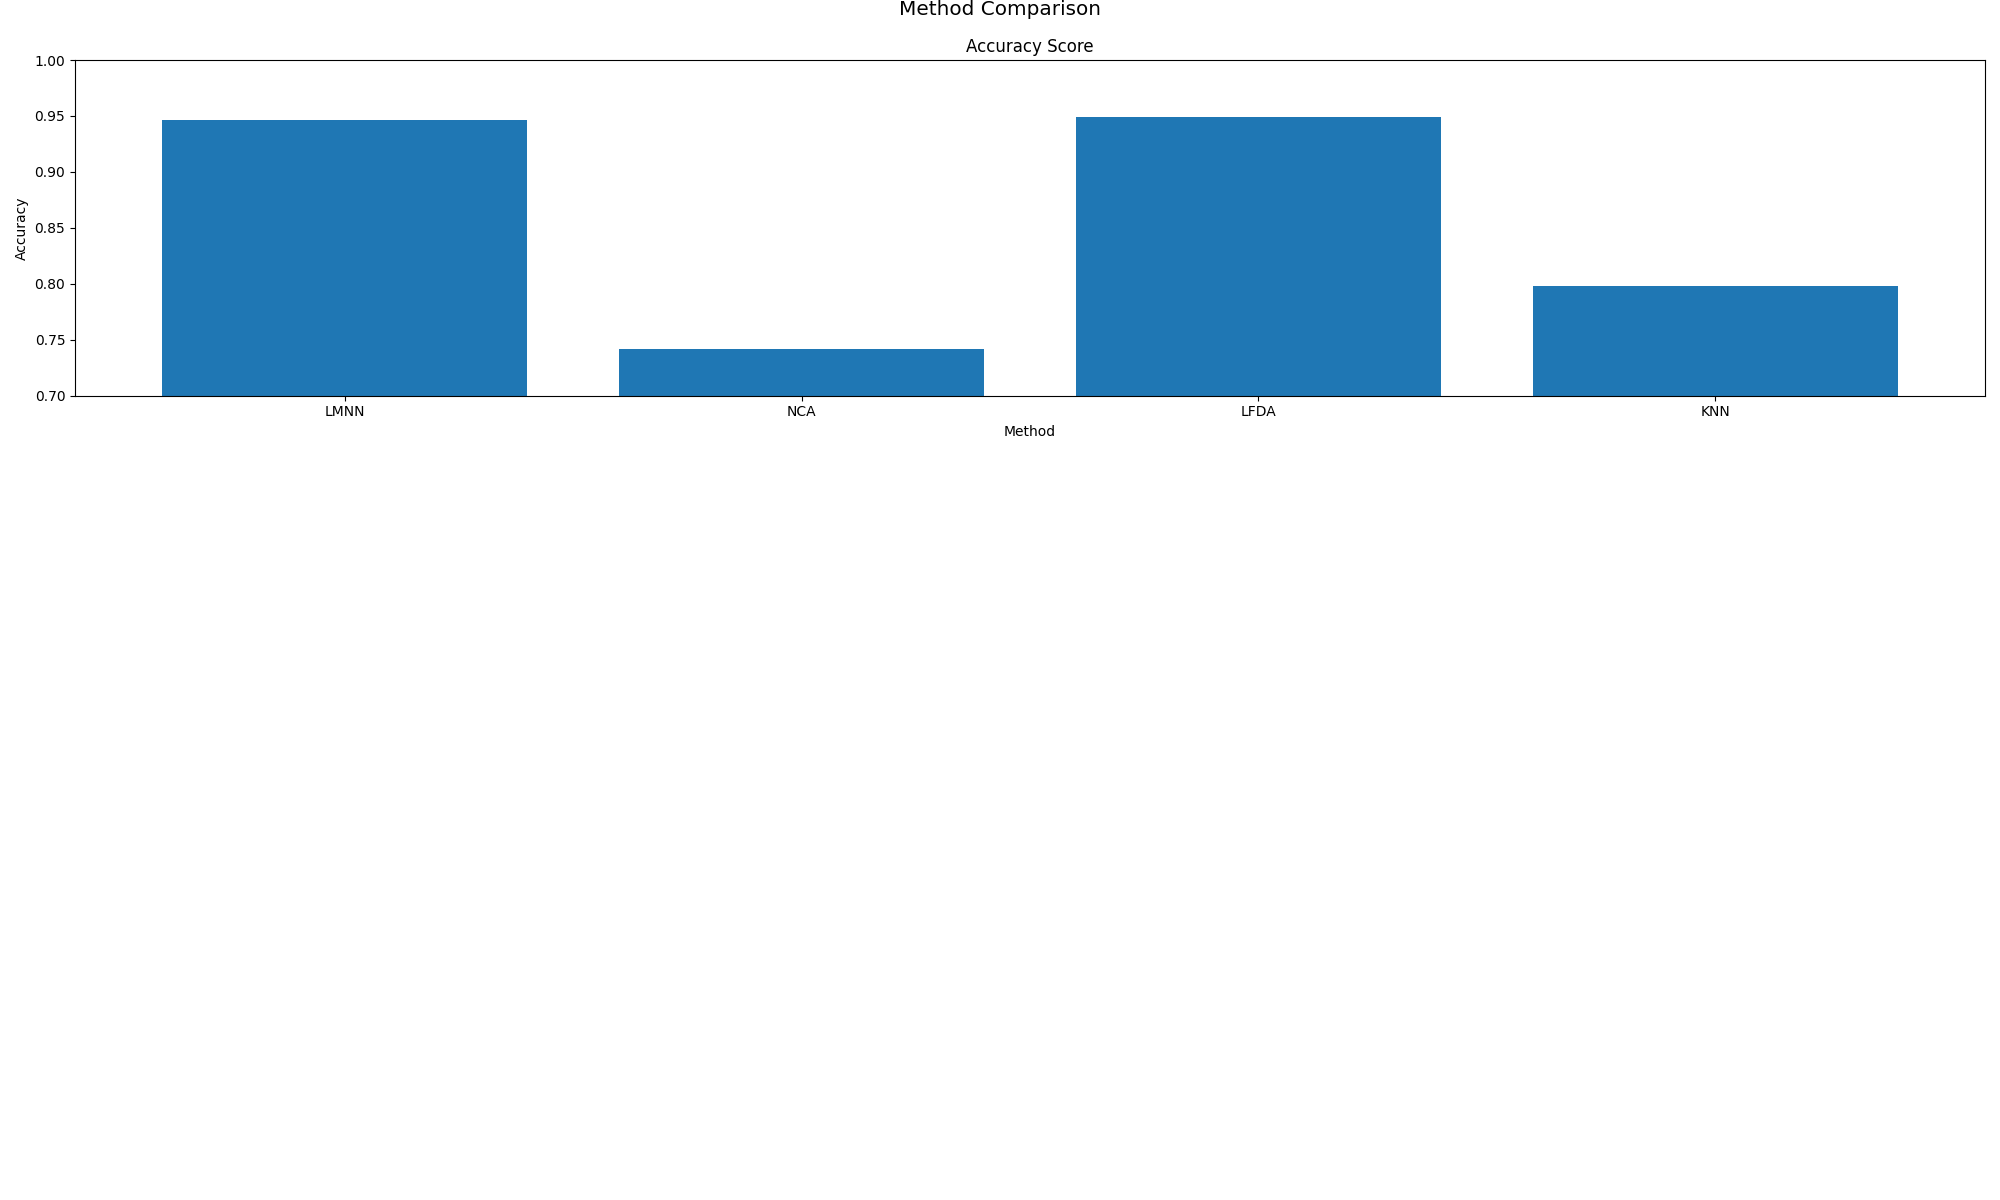

Reproduce this figure in Python.
from pprint import pprint
from matplotlib import pyplot as plt
import numpy as np
from sklearn.datasets import make_classification
from sklearn.model_selection import train_test_split
from sklearn.neighbors import KNeighborsClassifier
np.random.seed(42)
X, y = make_classification(n_samples=1000, n_classes=3, n_clusters_per_class=2,
                           n_informative=3, class_sep=4., n_features=5,
                           n_redundant=0, shuffle=True,
                           scale=[1, 1, 20, 20, 20])
X_train, X_test, y_train, y_test = train_test_split(X,y, train_size=.70)
scores = [0.94618, 0.7416, 0.9488]
methods = ['LMNN', 'NCA', 'LFDA', 'KNN']
knn_scores = []
for i in range(1,11):
    knn = KNeighborsClassifier(n_neighbors=i)
    knn.fit(X_train,y_train)
    knn_scores.append(knn.score(X_test,y_test))

total = 0
for score in knn_scores:
    total += score
knn_average = total / 10
scores.append(knn_average)
pprint(scores)

fig = plt.figure()
fig.set_size_inches(20, 12, forward=True)
fig.set_dpi(100)
st = fig.suptitle("Method Comparison", fontsize="x-large")
ax1 = fig.add_subplot(311)
ax1.bar(methods, scores)
ax1.set_title("Accuracy Score")
ax1.set_ylabel("Accuracy")
ax1.set_xlabel("Method")
ax1.set_ylim(.70,1)

fig.tight_layout()

# shift subplots down:
st.set_y(1)
fig.subplots_adjust(top=.95)

fig.savefig("averages_real.png")